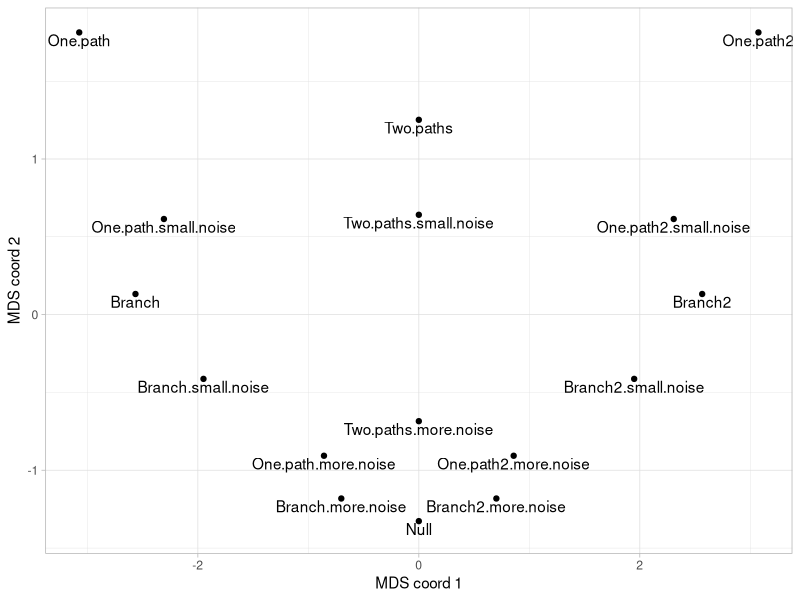
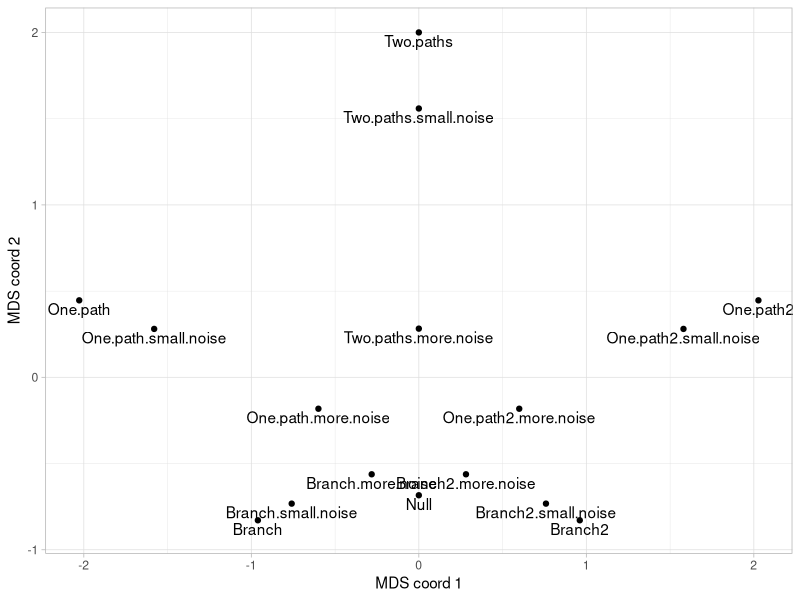
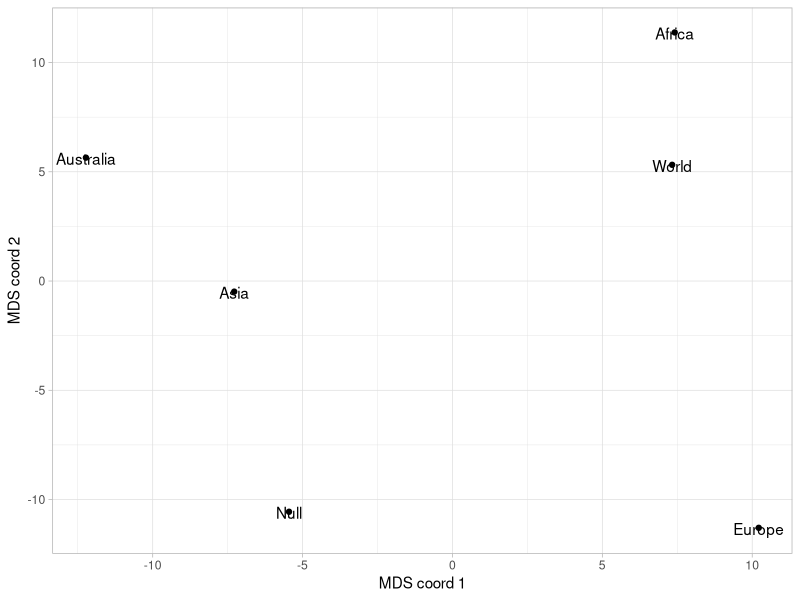
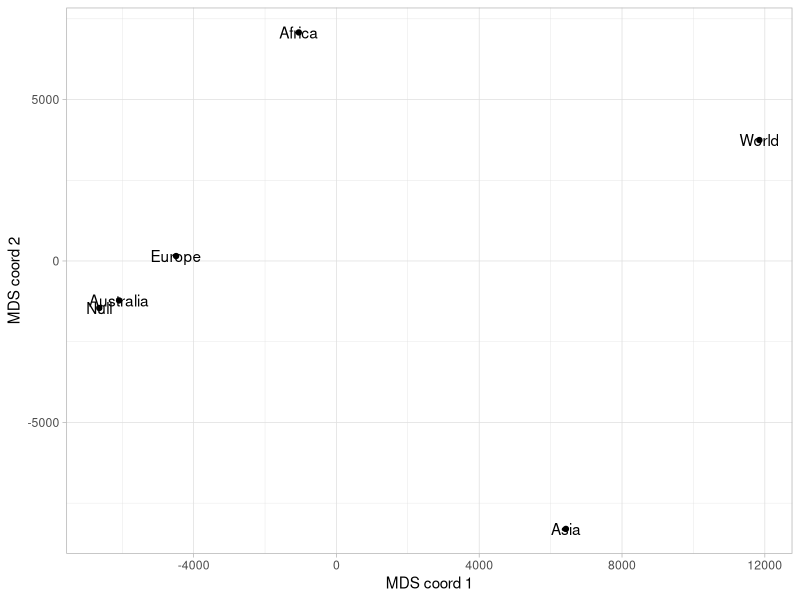

Write the R code that produced these figures, in order.
library(ggplot2)
#Synthetic hypercubes for fluxes
df = read.csv("./Data_files_hypercubes/Distance_matrix_flux.csv")
dist_matrix = as.matrix(df[1:nrow(df), 2:ncol(df)])
mds_result <- cmdscale(dist_matrix, k = 2)
mds.df = data.frame(label=colnames(df)[2:ncol(df)],
                    x = mds_result[,1],
                    y = mds_result[,2])
svg("./Data_files_hypercubes/Outputs_github/MDS_flux.svg")
ggplot(mds.df, aes(x=x,y=y,label=label)) + geom_point() + geom_text(nudge_y=-0.05) + 
  xlab("MDS coord 1") + ylab("MDS coord 2") + theme_light()
dev.off()

#Synthetic hypercubes for probabilities
df = read.csv("./Data_files_hypercubes/Distance_matrix_probability.csv")
dist_matrix = as.matrix(df[1:nrow(df), 2:ncol(df)])
mds_result <- cmdscale(dist_matrix, k = 2)
mds.df = data.frame(label=colnames(df)[2:ncol(df)],
                    x = mds_result[,1],
                    y = mds_result[,2])
svg("./Data_files_hypercubes/Outputs_github/MDS_probability.svg")
ggplot(mds.df, aes(x=x,y=y,label=label)) + geom_point() + geom_text(nudge_y=-0.05) + 
  xlab("MDS coord 1") + ylab("MDS coord 2") + theme_light()
dev.off()

#Klebsiella for fluxes
df = read.csv("./Data_files_hypercubes/distance_matrix_kelbsiella_f.csv")
dist_matrix = as.matrix(df[1:nrow(df), 2:ncol(df)])
mds_result <- cmdscale(dist_matrix, k = 2)
mds.df = data.frame(label=colnames(df)[2:ncol(df)],
                    x = mds_result[,1],
                    y = mds_result[,2])
svg("./Data_files_hypercubes/Outputs_github/klebsiella_f_MDS.svg")
ggplot(mds.df, aes(x=x,y=y,label=label)) + geom_point() + geom_text(nudge_y=-0.05) + 
  xlab("MDS coord 1") + ylab("MDS coord 2") + theme_light()
dev.off()

#Klebsiella for probabilities
df = read.csv("./Data_files_hypercubes/distance_matrix_kelbsiella_p.csv")
dist_matrix = as.matrix(df[1:nrow(df), 2:ncol(df)])
mds_result <- cmdscale(dist_matrix, k = 2)
mds.df = data.frame(label=colnames(df)[2:ncol(df)],
                    x = mds_result[,1],
                    y = mds_result[,2])
svg("./Data_files_hypercubes/Outputs_github/klebsiella_p_MDS.svg")
ggplot(mds.df, aes(x=x,y=y,label=label)) + geom_point() + geom_text(nudge_y=-0.05) + 
  xlab("MDS coord 1") + ylab("MDS coord 2") + theme_light()
dev.off()
